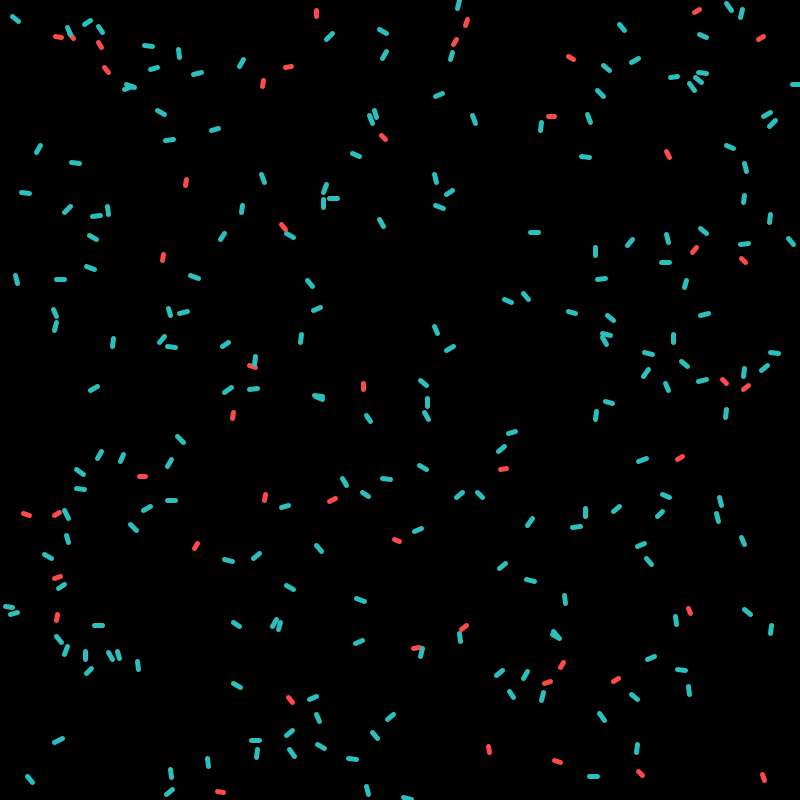
Frame 1 (no input)
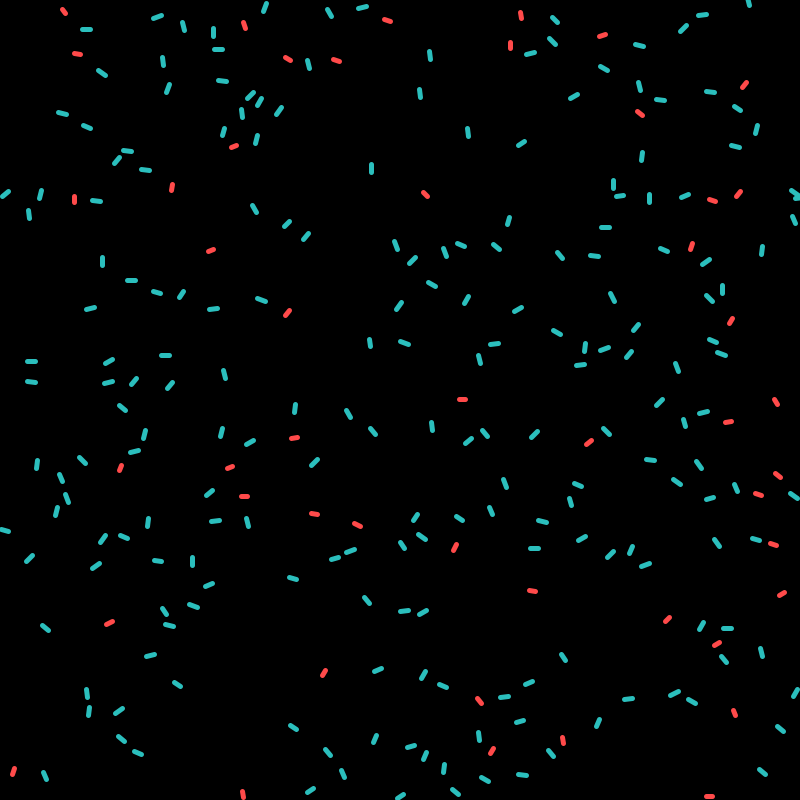
Frame 60 (the mouse pressed at the canvas centre just before this capture)
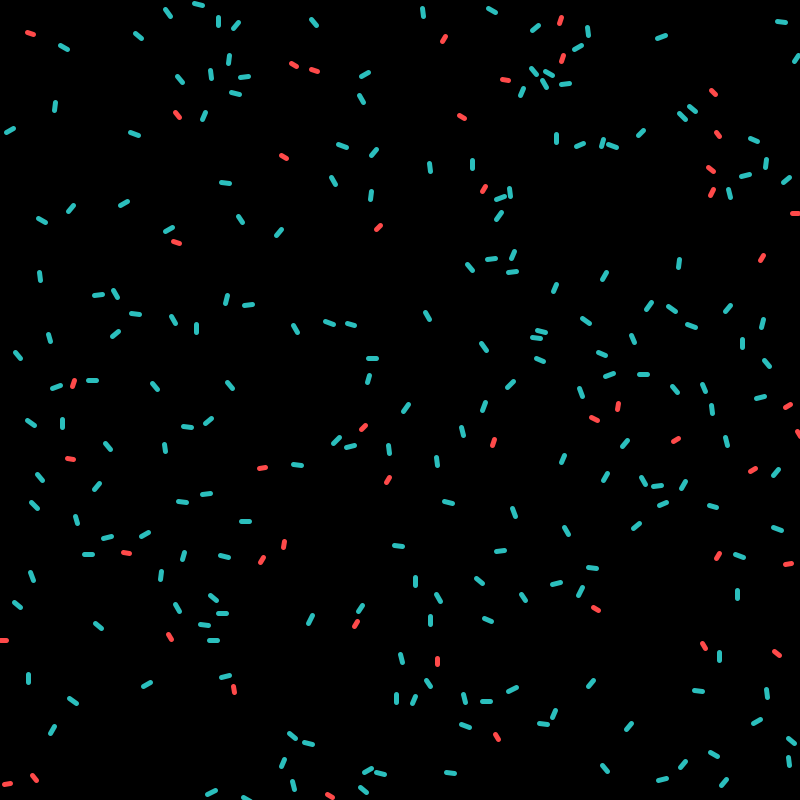
Frame 120 (the mouse held since frame 60 and released just before this capture)

The Processing sketch that drew these frames (run headless with seeded random() and noise(); from frame 60 on, the mouse is pressed at the canvas centre):

// Processing sketch: processing_91627
// ── processing_91627.pde

/*

Pearlyn Lii
ID 3
12/28/13
Flocking - Particle System
___
  
Based on Jiansheng Feng's Flocking
Adjustable parameters: density, initial speed, maximum speed,
aspect ratio, interaction range, power law.
 
 */


color aqua = color(43, 191, 189);
color scarlet = color (255, 74, 74);

int amount = 260;
float vinit = 4.0;
float vmax = vinit*5;
float timeStep = 0.3;
float fRange = 18;
float lenA = 8;
float lenB = 6;

cellSystem cc;
ArrayList cells;

void setup()
{
  size(800, 800);
  background(0);
  smooth();
  cells = new ArrayList();

  for (int j=0; j<amount; j++)
  {
    int celltype = (random(10)<8) ? 1 : 2;
    cells.add(new cellSystem(celltype, random(width), random(height), random(2*PI)));
  }
}


void draw()
{
  background(0);

  for (int i=0; i<cells.size(); i++)
  {
    cc = (cellSystem) cells.get(i);
    cc.update();
    cc.display();
  }
  cc.interact();
}


class cellSystem 
{
  int type;
  PVector xy;
  color c;
  float l;
  float t;
  PVector r;
  PVector v;
   
  cellSystem(int _type, float xinit, float yinit, float tinit)
  {
    type = _type;
    xy = new PVector(xinit, yinit);
    t = tinit;
     
    if (type == 1)
    {  c = aqua;
       l = lenA;  }   
    if (type == 2)
    {  c = scarlet;
       l = lenB;  }
        
    r = new PVector(l*cos(t), l*sin(t));
    v = new PVector(vinit*cos(t), vinit*sin(t));
  }
  
  void interact()
{
  cellSystem cellA;
  cellSystem cellB;
  PVector pab;
  PVector pabnorm;
  float d;
   
  for (int i=0; i<cells.size(); i++)
  {
    cellA = (cellSystem) cells.get(i);
    for (int j=i+1; j<cells.size(); j++)
    {
      cellB = (cellSystem) cells.get(j);
      pab = PVector.sub(cellB.xy, cellA.xy);
      d = pab.mag();
       
      if (d < fRange)
      {
        pab.normalize();
        if (d < 8)  {  d = 8;  }
        cellA.v.add(PVector.sub(PVector.div(pab.cross(cellA.r).cross(pab),d*cellA.l), pab));
        cellB.v.add(PVector.add(PVector.div(pab.cross(cellB.r).cross(pab),d*cellB.l), pab));
      } 
    }
  }
}
   
  void update()
  {
    xy.add(PVector.mult(v, timeStep));
    t = atan((v.y)/(v.x));
    r.x = l*cos(t);
    r.y = l*sin(t);
    if (v.mag() > vmax)
    {  v.mult(0.8);  }
    if (xy.x < 0) 
    {  xy.x += width;  }
    if (xy.y < 0) 
    {  xy.y += height;  }
    if (xy.x > width) 
    {  xy.x -= width;  }
    if (xy.y > height) 
    {  xy.y -= height;  }
    
  }
  
  void display(){
     
    strokeWeight(5);
    stroke(c);
    float a = l*cos(t)/2.0;
    float b = l*sin(t)/2.0;
    line(xy.x-a,xy.y-b, xy.x+a,xy.y+b);
  }
}
